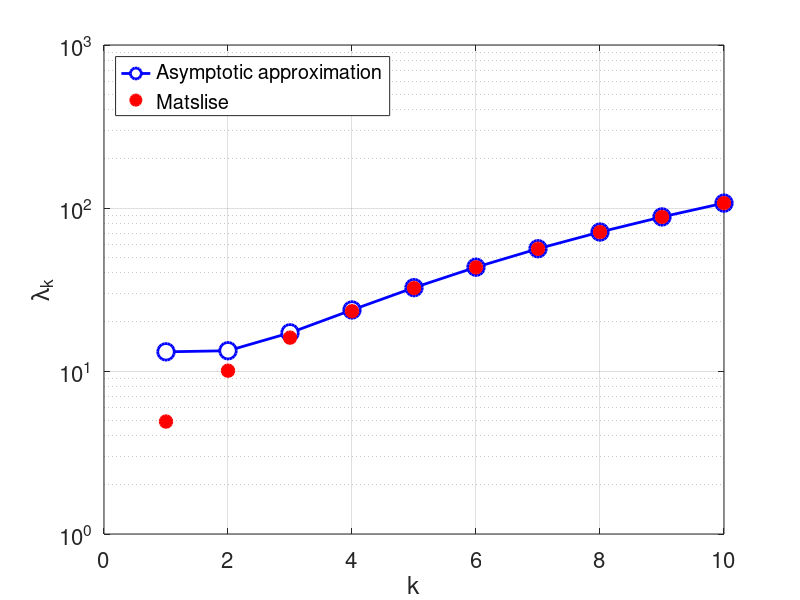

Reproduce this figure in MATLAB.
% ================================================
% Asymptotic approximation λ_k for p(x) = e^x
% Dirichlet: u(0)=u(π)=0
% ================================================

clear; clc; close all;

n = 1:10;

P1 = exp(pi) - 1;
P2 = 0.5*(exp(2*pi) - 1);

% Asymptotic approximation
sqrt_lambda = n + (2*pi*n).^(-1)*P1 + (4*pi*n.^3).^(-1)*(P2/2 - P1^2/pi + exp(pi)/2 - 1/2);
lambda_asymp = sqrt_lambda.^2;

% Numerical values from Matslise
x = [1 2 3 4 5 6 7 8 9 10];
y = [4.89666939017 10.04518988883256 16.0192672359282 23.2662709260240 32.2637070872960 43.2200196633159 56.181594044615 71.1529975070128 88.1321191545589 107.1166761105273];

% Plot
figure('Position',[100 100 950 620],'Color','white');
hold on; grid on; box on;

semilogy(n, lambda_asymp, 'bo-','MarkerSize', 12, 'LineWidth', 2,'MarkerFaceColor', 'w', 'DisplayName', 'Asymptotic approximation');
semilogy(x, y, 'ro', 'MarkerSize', 9, 'LineWidth', 1.5,'MarkerFaceColor', 'r', 'DisplayName', 'Matslise');

xlabel('k');
ylabel('\lambda_k');

legend('Location', 'northwest','FontSize',17);

set(gca, 'FontSize', 16);
set(gca, 'YMinorGrid', 'on');

print('-depsc', 'fix_paine_1_10.eps')
